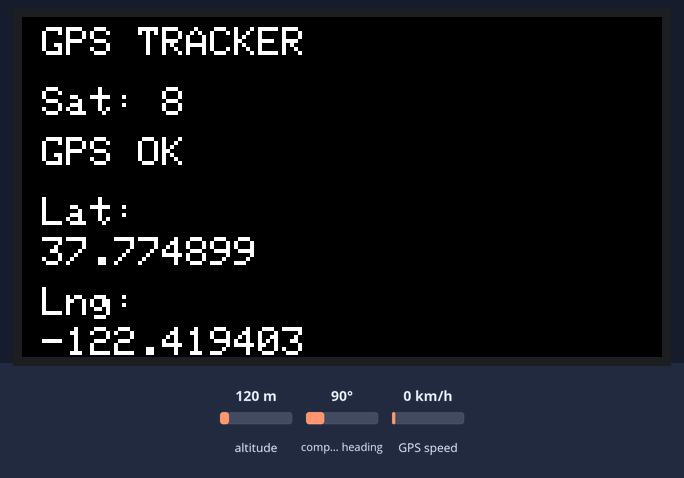
The program below on a simulated ESP32. Shown: 320×170 colour display. The test bench sets the inputs (shaded band); at power-on: altitude 120 m, compass heading 90°, GPS speed 0 km/h. The GPS gets a fix after 3 s at 37.7749, -122.4194 with 8 satellites; the modem accepts every AT command (registered, SIM ready, sends succeed) and sends nothing else; what the program prints to the serial monitor is not drawn.

Above: at 12.5 s.

The program:

main.cpp
```cpp
#include <Arduino.h>
#include <Adafruit_GFX.h>
#include <Adafruit_ST7789.h>
#include <SPI.h>
#include <TinyGPS++.h>
#include <HardwareSerial.h>

// ======================================================
// GPS
// ======================================================

TinyGPSPlus gps;
HardwareSerial gpsSerial(1);

// ======================================================
// SIM A7680C
// ======================================================

HardwareSerial simSerial(2);

// ======================================================
// TFT ST7789
// ======================================================

#define TFT_CS   5
#define TFT_DC   2
#define TFT_RST  4

Adafruit_ST7789 tft = Adafruit_ST7789(TFT_CS, TFT_DC, TFT_RST);

// ======================================================
// ThingSpeak
// ======================================================

String apiKey = "37HU9UXSRTV929ME";

// ======================================================
// Variables
// ======================================================

unsigned long lastScreenUpdate = 0;
unsigned long lastThingSpeak = 0;

// ======================================================
// Reset TFT
// ======================================================

void resetTFT() {
  pinMode(TFT_RST, OUTPUT);

  digitalWrite(TFT_RST, LOW);
  delay(50);

  digitalWrite(TFT_RST, HIGH);
  delay(150);
}

// ======================================================
// Send AT Command
// ======================================================

void sendAT(String cmd, int waitTime = 1000)
{
  simSerial.println(cmd);

  delay(waitTime);

  while (simSerial.available()) {
    Serial.write(simSerial.read());
  }
}

// ======================================================
// Setup SIM
// ======================================================

void setupSIM()
{
  Serial.println("===== SIM START =====");

  sendAT("AT");
  sendAT("AT+CPIN?");
  sendAT("AT+CSQ");

  // Attach network
  sendAT("AT+CGATT=1", 3000);

  // Vinaphone APN
  sendAT("AT+CGDCONT=1,\"IP\",\"m3-world\"", 3000);

  Serial.println("===== SIM READY =====");
}

// ======================================================
// Send GPS to ThingSpeak
// ======================================================

void sendThingSpeak(float lat, float lng, float speed, int sat)
{
  Serial.println("===== SEND THINGSPEAK =====");

  String url =
    "http://api.thingspeak.com/update?api_key=" +
    apiKey +
    "&field1=" + String(lat, 6) +
    "&field2=" + String(lng, 6) +
    "&field3=" + String(speed, 2) +
    "&field4=" + String(sat);

  Serial.println(url);

  // HTTP Init
  sendAT("AT+HTTPINIT", 2000);

  // URL
  simSerial.print("AT+HTTPPARA=\"URL\",\"");
  simSerial.print(url);
  simSerial.println("\"");

  delay(2000);

  while (simSerial.available()) {
    Serial.write(simSerial.read());
  }

  // HTTP GET
  sendAT("AT+HTTPACTION=0", 7000);

  // Read response
  sendAT("AT+HTTPREAD", 3000);

  // End HTTP
  sendAT("AT+HTTPTERM", 2000);

  Serial.println("===== DONE =====");
}

void setup()
{
  Serial.begin(115200);

  // ======================================================
  // GPS UART
  // RX = 16
  // TX = 17
  // ======================================================

  gpsSerial.begin(9600, SERIAL_8N1, 16, 17);

  // ======================================================
  // SIM UART
  // RX = 26
  // TX = 27
  // ======================================================

  simSerial.begin(115200, SERIAL_8N1, 26, 27);

  // ======================================================
  // TFT
  // ======================================================

  resetTFT();

  tft.init(170, 320);

  tft.setRotation(1);

  tft.fillScreen(ST77XX_BLACK);

  tft.setTextColor(ST77XX_WHITE);

  tft.setTextSize(2);

  tft.setCursor(10, 10);

  tft.println("SYSTEM START");

  delay(3000);

  // ======================================================
  // Setup SIM
  // ======================================================

  setupSIM();
}

void loop()
{
  // ======================================================
  // Read GPS
  // ======================================================

  while (gpsSerial.available()) {
    gps.encode(gpsSerial.read());
  }

  // ======================================================
  // Update screen every 1 second
  // ======================================================

  if (millis() - lastScreenUpdate > 1000)
  {
    lastScreenUpdate = millis();

    int sat = gps.satellites.value();

    String status;

    if (!gps.location.isValid() || sat == 0) {
      status = "NO SIGNAL";
    }
    else if (sat < 4) {
      status = "WEAK GPS";
    }
    else {
      status = "GPS OK";
    }

    // ======================================================
    // Clear screen
    // ======================================================

    tft.fillScreen(ST77XX_BLACK);

    tft.setTextSize(2);

    // ======================================================
    // Title
    // ======================================================

    tft.setCursor(10, 5);
    tft.println("GPS TRACKER");

    // ======================================================
    // Satellites
    // ======================================================

    tft.setCursor(10, 35);
    tft.print("Sat: ");
    tft.println(sat);

    // ======================================================
    // Status
    // ======================================================

    tft.setCursor(10, 60);
    tft.println(status);

    // ======================================================
    // GPS Valid
    // ======================================================

    if (gps.location.isValid())
    {
      float lat = gps.location.lat();
      float lng = gps.location.lng();
      float speed = gps.speed.kmph();
      int sat = gps.satellites.value();

      tft.setCursor(10, 90);
      tft.print("Lat:");

      tft.setCursor(10, 110);
      tft.println(lat, 6);

      tft.setCursor(10, 135);
      tft.print("Lng:");

      tft.setCursor(10, 155);
      tft.println(lng, 6);

      tft.setCursor(10, 180);
      tft.print("Speed:");

      tft.setCursor(10, 200);
      tft.print(speed, 2);
      tft.println(" km/h");

      tft.setCursor(10, 225);
      tft.print("SAT:");

      tft.setCursor(10, 245);
      tft.println(sat);

      // ======================================================
      // Serial Debug
      // ======================================================

      Serial.print("Lat: ");
      Serial.println(lat, 6);

      Serial.print("Lng: ");
      Serial.println(lng, 6);

      // ======================================================
      // Send ThingSpeak every 20 sec
      // ======================================================

      if (millis() - lastThingSpeak > 20000)
      {
        lastThingSpeak = millis();

        sendThingSpeak(lat, lng, speed, sat);
      }
    }
    else
    {
      tft.setCursor(10, 100);
      tft.println("Waiting GPS...");

      Serial.println("No GPS...");
    }
  }
}
```
